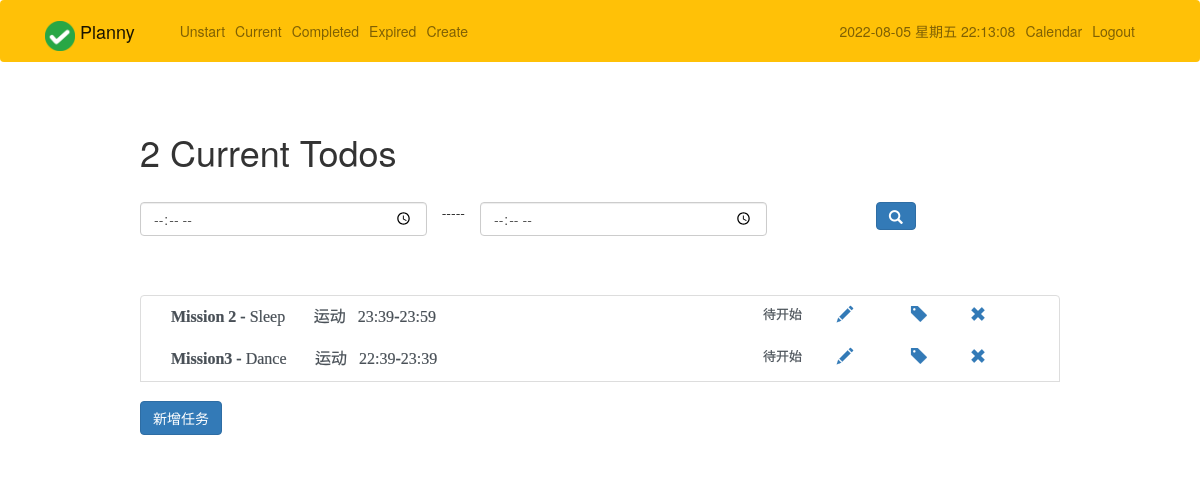
/current/ (signed in), run on the app's committed database.
### todo/models.py (models this page shows, shortened)
class Todo(models.Model):
    title = models.CharField(verbose_name="标题", max_length=100)
    memo = models.TextField(verbose_name="内容", blank=True)
    created = models.DateTimeField(auto_now_add=True)
    datecompleted = models.DateTimeField(null=True, blank=True)
    important = models.BooleanField(default=False)  # 不要用这个，没有用
    user = models.ForeignKey(User, on_delete=models.CASCADE)
    level = models.SmallIntegerField(verbose_name="任务重要性", choices=level_choices, default=0)
    expiration_date = models.DateTimeField(verbose_name="任务截止日期", null=True, blank=True)
    status = models.SmallIntegerField(verbose_name="任务状态", choices=status_choices, default=0)
    predict_hour = models.IntegerField(verbose_name="预计花费小时", default=0)
    predict_minute = models.IntegerField(verbose_name="预计花费分钟", default=0)
    isDaily = models.BooleanField(verbose_name="日常", default=False)
    fixedTime_start = models.TimeField(verbose_name="日常任务固定时间开始", null=True, blank=True)
    fixedTime_end = models.TimeField(verbose_name="日常任务固定时间结束", null=True, blank=True)
    tag = models.SmallIntegerField(verbose_name="标签", choices=tag_choices, default=0)
    overdue = models.BooleanField(default=False)
    assign_start = models.CharField(verbose_name="开始时间", max_length=10, default='00:00')
    assign_end = models.CharField(verbose_name="结束时间", max_length=10, default='00:00')

### todo/views.py (the view, shortened to what this page needs)
# urls.py: path('current/', views.currenttodos, name='currenttodos'),
@login_required
def currenttodos(request):
    data_dict = {}
    today = datetime.date.today()
    tomorrow = (datetime.date.today() + datetime.timedelta(days=1)).strftime("%Y-%m-%d")
    start = request.GET.get('start')
    end = request.GET.get('end')
    data_dict['expiration_date__gt'] = today
    data_dict['expiration_date__lt'] = tomorrow
    if start and end:
        today = str(datetime.date.today())
        start = today + ' ' + start + ':00'
        end = today + ' ' + end + ':00'
        data_dict['expiration_date__lt'] = end
        data_dict['expiration_date__gt'] = start
    todos = Todo.objects.filter(user=request.user, datecompleted__isnull=True, status__lt=2, **data_dict)
    assign_time = scheduling(list(todos))
    for i in range(len(todos)):
        todos[i].assign_start = assign_time[i]['start']
        todos[i].assign_end = assign_time[i]['end']
    return render(request, 'todo/currenttodos.html', {'todos': todos})

### utils/algorithm.py (called while the page is built)
def scheduling(todos):
    deadline = []
    lasttime = []
    level = []
    for todo in todos:
        hour = int(str(todo.expiration_date)[11:13])
        minute = int(str(todo.expiration_date)[14:16])
        deadline.append(hour * 60 + minute)
        lasttime.append(todo.predict_hour * 60 + todo.predict_minute)
        if todo.isDaily != 1:
            level.append(todo.level)
        else:
            level.append(10)
    O = Optimal(deadline, lasttime, level)  # 首先创建对象
    ress = O.Arrange()  # 接着调用Arrange函数，并在左侧接受返回的字典
    return ress

    def Arrange(self):
        self.punishDescent()
        self.optimalOrder()
        for res in self.arrange_result:
            res['start'] = self.toTime(res['start'])
            res['end'] = self.toTime(res['end'])
        self.arrange_result = sorted(self.arrange_result, key=lambda x: x['id'])
        return self.arrange_result

    def toTime(self, i):
        t = str(i // 60)
        m = str(i % 60)
        return t.zfill(2) + ":" + m.zfill(2)

    def fill_past_time(self):
        h, m, s = time.asctime().split()[3].split(':')
        now_time = int(h) * 60 + int(m)
        for i in range(1, now_time + 1):
            self.timeline[i] = 1

    def punishDescent(self):
        for i in range(1, self.n):
            for j in range(1, self.n + 1 - i):
                if self.punishments[j] < self.punishments[j + 1]:
                    self.punishments[j], self.punishments[j + 1] = self.punishments[j + 1], self.punishments[j]
                    self.deadlines[j], self.deadlines[j + 1] = self.deadlines[j + 1], self.deadlines[j]
                    self.lasttime[j], self.lasttime[j + 1] = self.lasttime[j + 1], self.lasttime[j]
                    self.id[j], self.id[j + 1] = self.id[j + 1], self.id[j]

    def NoMission(self, i, end):
        for t in range(self.lasttime[i]):
            if self.timeline[end - t] == 1:
                return False
        return True

    def PutMission(self, i, end):  # 暂时取消休息时间，加上休息时间Bug较多
        for t in range(self.lasttime[i]):
            self.timeline[end - t] = 1
        self.arrange_result.append(
            {'id': self.id[i], 'start': end - self.lasttime[i], 'end': end})
        self.maxtime = end if end > self.maxtime else self.maxtime

### todo/templates/todo/currenttodos.html (shortened to what this page needs)
{% extends "todo/base.html" %}
{% load static %}
{% block css %}
    <link rel="stylesheet" href="{% static 'plugins/bootstrap_dist/css/bootstrap.css' %}">
    <link rel="stylesheet" href={% static 'plugins/bootstrap-datetimepicker-master/css/bootstrap-datetimepicker.css' %}>
    <link rel="stylesheet" href="{% static 'css/symbol.css' %}">
{% endblock %}
{% block content %}
    <div class="row justify-content-center mt-5">
        <div class="col-md-10">
            {% if todos %}
                <h1>{{ todos.count }} Current Todo{{ todos.count|pluralize }}</h1>
                <br>
                <form method="get">
                    <div class="row">
                        <div class="form-group col-md-4">
                            <input id="start" name="start" class="form-control" type="time" required
                                   placeholder="start">
                        </div>
                        -----
                        <div class="form-group col-md-4">
                            <input id="end" name="end" class="form-control" type="time" required placeholder="end">
                        </div>
                        <div class="form-group col-md-1">&nbsp</div>
                        <div class="form-group col-md-1">
                            <button type="submit" class="btn btn-primary">
                                <span class="glyphicon glyphicon-search" aria-hidden="true"></span>
                            </button>
                        </div>
                    </div>
                </form>
            {% else %}
                <h1>Current Todos</h1>
            {% endif %}
        </div>
    </div>
    <div class="row justify-content-center mt-5">
        <div class="col-md-10">
            {% if todos %}
                <div class="list-group">
                    {% for todo in todos %}
                        <div class="list-group-item list-group-item-action{% if todo.assign_start == '00:00' and todo.assign_end == '00:00' %} list-group-item-info{% endif %} iconfont"
                             style="{% if todo.status == 1 %} color: #942a25{% endif %}">
                            <a class="col-lg-8">
                                <b>{{ todo.title }}</b>
                                {% if todo.memo %} - {{ todo.memo|truncatechars:30 }}{% endif %}&nbsp;&nbsp;&nbsp;
                                {% if todo.tag == 0 %}
                                    &#xe807;运动
                                {% elif todo.tag == 1 %}
                                    &#xe6b8;学习
                                {% elif todo.tag == 2 %}
                                    &#xe800;饮食
                                {% elif todo.tag == 3 %}
                                    &#xe687;工作
                                {% elif todo.tag == 4 %}
                                    &#xe64f;休闲
                                {% elif todo.tag == 5 %}
                                    &#xe67b;生活
                                {% elif todo.tag == 6 %}
                                    &#xe6fe;其他
                                {% endif %}&nbsp;
                                {% if todo.assign_start == '00:00' and todo.assign_end == '00:00' %}
                                    task cannot be arranged
                                {% else %}
                                    {{ todo.assign_start }}-{{ todo.assign_end }}
                                {% endif %}
                            </a>
                            <font class="col-lg-1" size="2">{% if todo.status == 0 %}待开始{% else %}
                                进行中{% endif %}</font>
                            <a href="{% url 'viewtodo' todo.id %}" class="col-lg-1">
                                <span class="glyphicon glyphicon-pencil" aria-hidden="true"
                                      style="{% if todo.status == 1 %} color: #942a25{% endif %}"></span>
                            </a>
                            <a href="/run/?nid={{ todo.id }}" class="col-lg-1">
                                {% if todo.assign_start != '00:00' or todo.assign_end != '00:00' %}
                                    {% if todo.status == 0 %}
                                        <span class="glyphicon glyphicon-tag" aria-hidden="true"></span>
                                    {% else %}
                                        <span class="glyphicon glyphicon-ok" aria-hidden="true"
                                              style="color: #942a25"></span>
                                    {% endif %}
                                {% endif %}
                            </a>
                            <a href="/remove/?nid={{ todo.id }}">
                            <span class="glyphicon glyphicon-remove" aria-hidden="true"
                                  style="{% if todo.status == 1 %} color: #942a25{% endif %}"></span>
                            </a>
                        </div>
                    {% endfor %}
                    <div style="margin-top: 20px">
                        <a href="{% url 'createtodo' %}">
                            <button type="submit" class="btn btn-primary">新增任务</button>
                        </a>
                    </div>
                </div>
            {% else %}
                <div class="text-center">
                    <h2>Looks like you don't have any todos! Nice work.</h2>
                    <br>
                    <a role="button" class="btn btn-primary" href="{% url 'createtodo' %}">New Todo</a>
                </div>
            {% endif %}
        </div>
    </div>
{% endblock %}

### todo/static/css/symbol.css (style rules this page uses)
.iconfont { font-family: "iconfont" !important; font-size: 16px; font-style: normal; -webkit-font-smoothing: antialiased; -webkit-text-stroke-width: 0.2px; -moz-osx-font-smoothing: grayscale; }

### data on the page
Todo: title "Mission 2", memo "Sleep", tag "运动", assign_start "23:39", assign_end "23:59", status "待开始"
Todo: title "Mission3", memo "Dance", tag "运动", assign_start "22:39", assign_end "23:39", status "待开始"

### other printed values
{{ todos.count }} "2"
